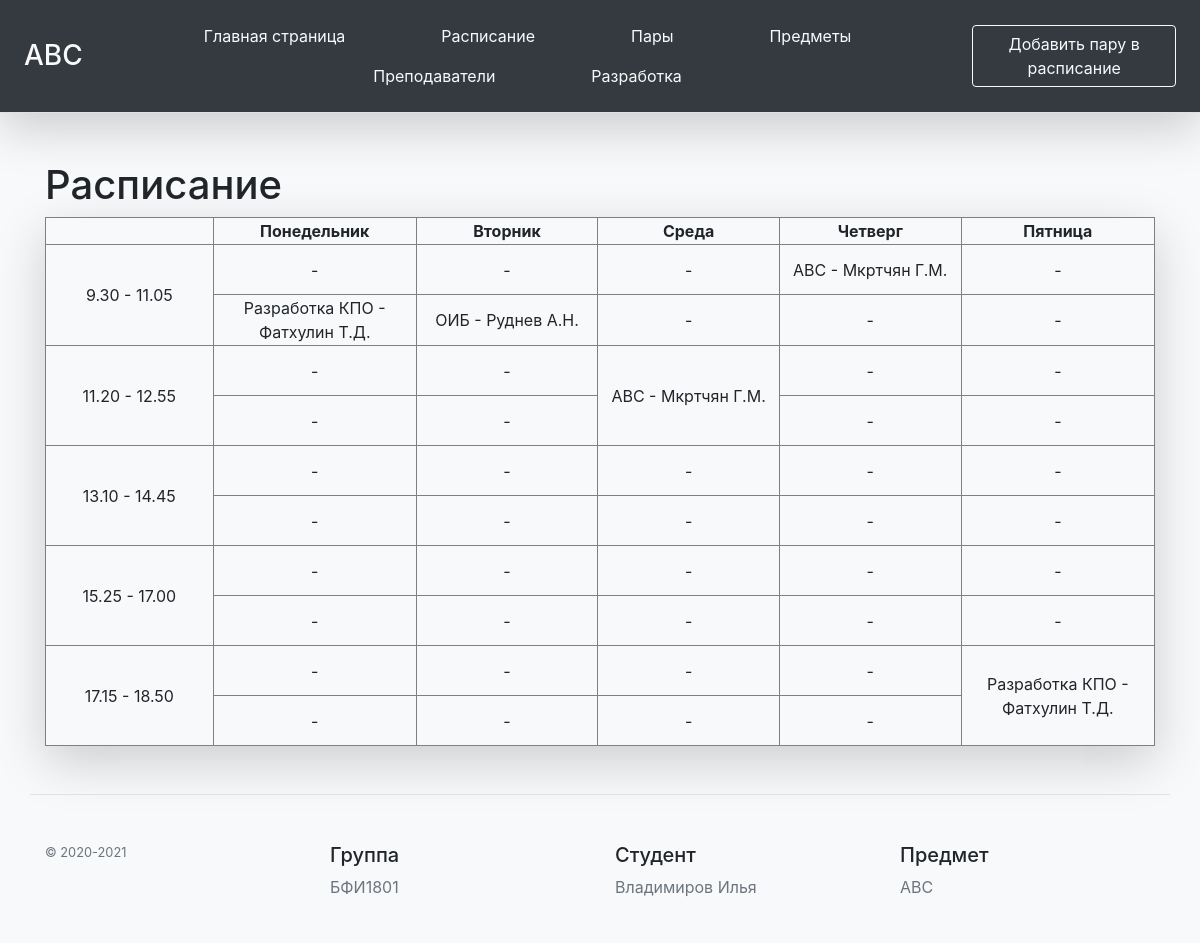
Page /Schedule on the committed database.
### main.py (models this page shows, shortened)
class Teacher(db.Model):
    id = db.Column(db.Integer, primary_key=True)
    name = db.Column(db.String(50), nullable=False)
    subj = db.Column(db.String(150), nullable=True)
    day = db.Column(db.String(150), nullable=True)
    time = db.Column(db.String(150), nullable=True)
    weektype = db.Column(db.Integer, nullable=False)

### main.py (the view)
@app.route('/Schedule')
def Schedule():
    teachers = Teacher.query.all()
    return render_template("schedule.html", teachers=teachers)

### templates/schedule.html (shortened to what this page needs)
{% extends "base.html" %}
{% block body %}
<div class="container mt-5 ">
<h1>Расписание</h1>
    <table class="mb-5 shadow-lg " border="1">
        <tr align=center>
            <th>     </th> <th align=center>Понедельник</th> <th align=center>Вторник</th> <th align=center>Среда</th> <th align=center>Четверг</th> <th align=center>Пятница</th>
        </tr>
        {% set week = ["Понедельник", "Вторник", "Среда", "Четверг", "Пятница"] %}
        {% set times = ["9.30 - 11.05", "11.20 - 12.55", "13.10 - 14.45", "15.25 - 17.00", "17.15 - 18.50"]%}
        {% set stopDays = ["Понедельник", "Вторник", "Среда", "Четверг", "Пятница"] %}
        {% set count = namespace(a=0) %}
        {% set NumFullDay = namespace(nfd=0)%}
        {% for time in times %}
            {% set count.a = 0 %}
            {% set stopDays = ["Понедельник", "Вторник", "Среда", "Четверг", "Пятница"] %}
            <tr>
                <td rowspan="2" align=center> {{time}}</td>
                {% for day in week %}
                    {% set count.a = 0 %}
                    {% for el in teachers %}
                        {% if (el.day == day) and (el.time == time) and (el.weektype == "Постоянная")%}
                            {% set count.a = 1 %}
                            {% set NumFullDay.nfd = NumFullDay.nfd + 1 %}
                            <td rowspan="2" align=center> {{el.subj}} - {{el.name}}</td>
                        {% endif %}
                    {% endfor %}
                {% if count.a == 0 %}
                    {% set count.a = 0 %}
                        {% for el in teachers %}
                            {% if (el.day == day) and (el.time == time) and (el.weektype == "Нечетная")%}
                                {% set count.a = 1 %}
                                <td align=center> {{el.subj}} - {{el.name}}</td>
                            {% endif %}
                        {% endfor %}
                        {% if count.a == 0 %}
                            <td align=center> - </td>
                        {% endif %}
                {% endif %}
            {% endfor %}
            </tr>
        <tr>
            {% for day in stopDays %}
                    {% set count.a = 0 %}
                    {% for el in teachers %}
                        {% if (el.day == day) and (el.time == time) and (el.weektype == "Четная")%}
                            {% set count.a = 1 %}
                            <td align=center> {{el.subj}} - {{el.name}}</td>
                        {% endif %}
                    {% endfor %}
                    {% if count.a == 0 %}
                        <td align=center>-</td>
                    {% endif %}
            {% endfor %}
        </tr>
        {% set NumFullDay.nfd = 0 %}
    {% endfor %}
    </table>
</div>
{% endblock %}

### templates/schedule.html (style rules this page uses)
td { Width: 300px; Height: 50px; }

### rows in the picture
Teacher: subj "АВС", name "Мкртчян Г.М."
Teacher: subj "Разработка КПО", name "Фатхулин Т.Д."
Teacher: subj "ОИБ", name "Руднев А.Н."
Teacher: subj "АВС", name "Мкртчян Г.М."
Teacher: subj "Разработка КПО", name "Фатхулин Т.Д."

### other values in the picture
{{ time }} "9.30 - 11.05" "11.20 - 12.55" "13.10 - 14.45" "15.25 - 17.00" "17.15 - 18.50"
